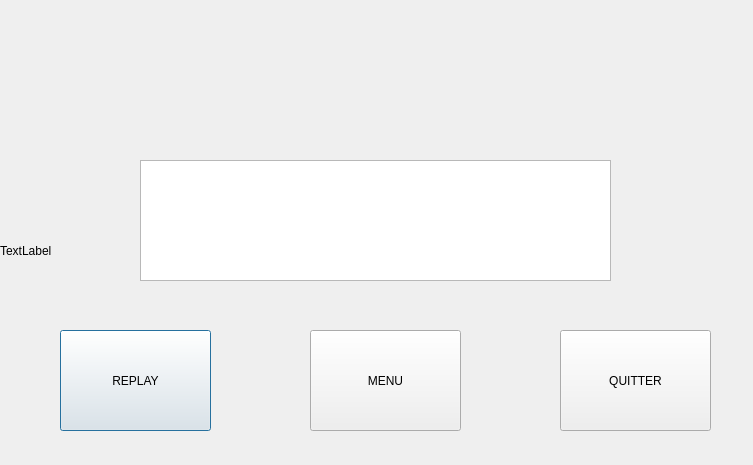
<?xml version="1.0" encoding="UTF-8"?>
<ui version="4.0">
 <class>fin</class>
 <widget class="QDialog" name="fin">
  <property name="geometry">
   <rect>
    <x>0</x>
    <y>0</y>
    <width>753</width>
    <height>465</height>
   </rect>
  </property>
  <property name="windowTitle">
   <string>END</string>
  </property>
  <widget class="QPushButton" name="button1">
   <property name="geometry">
    <rect>
     <x>60</x>
     <y>330</y>
     <width>151</width>
     <height>101</height>
    </rect>
   </property>
   <property name="text">
    <string>REPLAY</string>
   </property>
  </widget>
  <widget class="QPushButton" name="button2">
   <property name="geometry">
    <rect>
     <x>310</x>
     <y>330</y>
     <width>151</width>
     <height>101</height>
    </rect>
   </property>
   <property name="text">
    <string>MENU</string>
   </property>
  </widget>
  <widget class="QPushButton" name="button3">
   <property name="geometry">
    <rect>
     <x>560</x>
     <y>330</y>
     <width>151</width>
     <height>101</height>
    </rect>
   </property>
   <property name="text">
    <string>QUITTER</string>
   </property>
  </widget>
  <widget class="QTextEdit" name="textEdit">
   <property name="geometry">
    <rect>
     <x>140</x>
     <y>160</y>
     <width>471</width>
     <height>121</height>
    </rect>
   </property>
   <property name="font">
    <font>
     <pointsize>60</pointsize>
    </font>
   </property>
  </widget>
  <widget class="QLabel" name="label">
   <property name="geometry">
    <rect>
     <x>0</x>
     <y>-20</y>
     <width>791</width>
     <height>541</height>
    </rect>
   </property>
   <property name="text">
    <string>TextLabel</string>
   </property>
  </widget>
  <zorder>label</zorder>
  <zorder>button1</zorder>
  <zorder>button2</zorder>
  <zorder>button3</zorder>
  <zorder>textEdit</zorder>
 </widget>
 <resources/>
 <connections/>
</ui>
